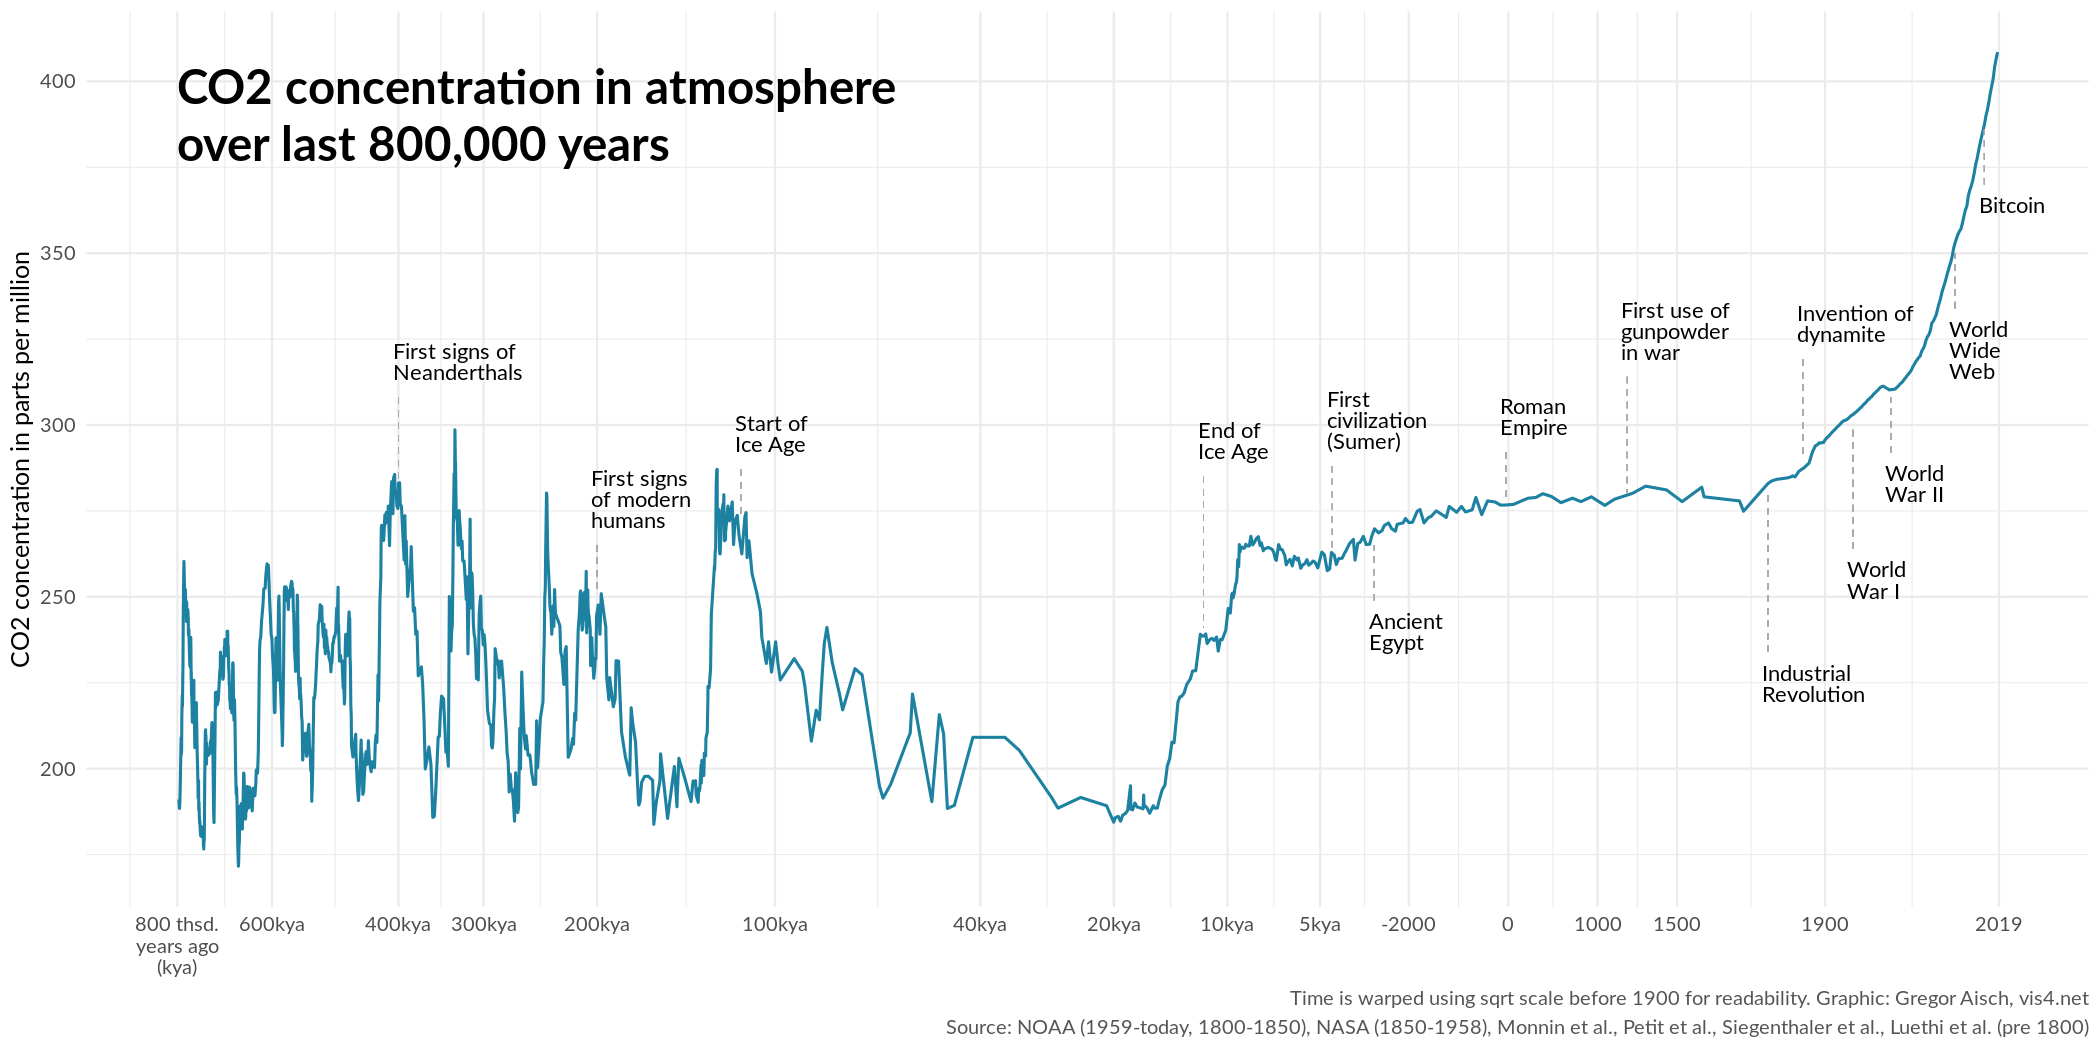

Generate this figure with R:
# source links:
#
# 800k-1800: https://media.nature.com/original/nature-assets/nature/journal/v453/n7193/extref/nature06949-s2.xls
# 1800-1850: https://www1.ncdc.noaa.gov/pub/data/paleo/icecore/antarctica/law/law_co2.txt (75 Year Smoothed)
# 1850-1958: http://data.giss.nasa.gov/modelforce/ghgases/Fig1A.ext.txt
# 1959-today: ftp://aftp.cmdl.noaa.gov/products/trends/co2/co2_annmean_mlo.txt
#
# see also:
# - https://www.sealevel.info/co2_and_ch4.html
# - https://www.nature.com/articles/nature06949


# install.packages('needs')
# library(needs)
needs(dplyr, ggplot2, readr, grid, extrafont) # replace with `library(...)` if you don't like needs

# font_import()
loadfonts(device = "postscript")
family <- 'Lato'  # change to whatever font you like :)


# a custom ggplot function for text annotations with vertical line
# see https://yutani.rbind.io/post/2017-11-07-ggplot-add/
geom_text_annotation <- function(label, yr, origin, offset) {
  structure(list(label=label, year=yr, origin=origin, offset=offset), class = "text_annotation")
}
ggplot_add.text_annotation <- function(object, plot, object_name) {
  numLines <- length(strsplit(object$label, '\n')[[1]] )
  l1 <- annotate('text',
                 label=object$label,
                 x=warp(object$year)+0.02,
                 y=object$origin+object$offset,
                 size=3.7,
                 family=family,
                 lineheight = 0.8,
                 vjust=ifelse(object$offset<0,1,-1.5+numLines*0.32),
                 hjust = 0)
  l2 <- geom_segment(aes(x=warp(object$year),
                         xend=warp(object$year),
                         y=object$origin + object$offset + ifelse(object$origin<0,-4,+4),
                         yend=object$origin),
                     size=0.2,
                     linetype=2,
                     color='#aaaaaa')
  plot$layers <- append(plot$layers, l1)
  plot$layers <- append(plot$layers, l2)
  plot
}

# here's the time-warp function
warp <- function(year) {
  warp.factor <- 0.15
  ifelse(year < 1900, (2019-year)^warp.factor, (2019-1900)^warp.factor + (1900-year)*0.005)
}

# need to add custom ticks to get real years on axis
ticks <- c(-8e5,-6e5,-4e5,-3e5,-2e5,-1e5,-4e4,-2e4,-1e4,-5e3,-2e3, 0,1000,1500,1900, 2019)
labels <- sapply(ticks, function(y) {
  if (y == -8e5) {
    '800 thsd.\nyears ago\n(kya)'
  } else if (y < -2000) {
    paste0(-y/1000, 'kya')
  } else {
    y 
  }
})


# load data file
co2 <- read_tsv('co2.tsv')

# plot and annotate
fig <- co2 %>% 
  mutate(year.warped=warp(year)) %>%
  ggplot(aes(x=year.warped, y=co2ppm)) +
  geom_line(size=0.7, color='#1d81a2') +
  scale_x_reverse(breaks=warp(ticks), labels=labels) +
  xlab('years ago') +
  theme_minimal() +
  theme(text=element_text(size=12, family=family),
        plot.caption = element_text(lineheight = 1.2, color='#555555')) +
  xlab(NULL) +
  ylab('CO2 concentration in parts per million') +
  geom_text_annotation('First signs of\nNeanderthals', -4e5,284,20) +
  geom_text_annotation('First signs\nof modern\nhumans', -2e5, 251,10) +
  geom_text_annotation('Start of\nIce Age', -115e3, 273,10) +
  geom_text_annotation('End of\nIce Age', -11.7e3, 241,40) + 
  geom_text_annotation('First\ncivilization\n(Sumer)', -4500, 264,20) +
  geom_text_annotation('Ancient\nEgypt', -3e3, 265,-20) +
  geom_text_annotation('Roman\nEmpire', -37, 278, 10) +
  geom_text_annotation('First use of\ngunpowder\nin war', 1221, 280, 30) +
  geom_text_annotation('Industrial\nRevolution', 1800, 280, -50) +
  geom_text_annotation('Invention of\ndynamite', 1867, 290, 25) +
  geom_text_annotation('World\nWar I', 1919, 300,-40) +
  geom_text_annotation('World\nWar II', 1945, 308,-20) +
  geom_text_annotation('World\nWide\nWeb', 1989, 350,-20) +
  geom_text_annotation('Bitcoin', 2009, 386,-20) +
  annotate('text', warp(-8e5), 400,
           hjust=0, vjust=2,size=8, parse=T,
           family=family, lineheight=1,
           label='bold("CO2 concentration in atmosphere\nover last 800,000 years")') +
  labs(lineheight=1.4,color='#999999',
       caption='Time is warped using sqrt scale before 1900 for readability. Graphic: Gregor Aisch, vis4.net
       Source: NOAA (1959-today, 1800-1850), NASA (1850-1958), Monnin et al., Petit et al., Siegenthaler et al., Luethi et al. (pre 1800)') 

print(fig)

# save plot as PNG and PDF
ggsave('co2-history.png', fig, device='png', width=14,height=7, dpi=150, scale=1)

cairo_pdf("co2-history.pdf", width=14, height = 7)
print(fig)
dev.off()
